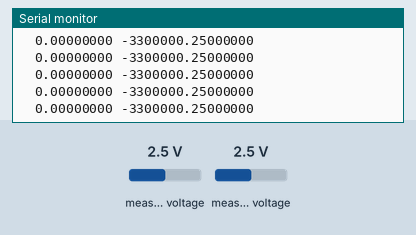
Bench run of a sketch on a simulated ESP32. Shown: the last lines printed to the serial monitor. The inputs (shaded band) are chosen by the test bench; at power-on: measured voltage 2.5 V.

Above: at 1.2 s.
1.3 s: measured voltage (sensor 200) set to 0.1 V
At 1.8 s:
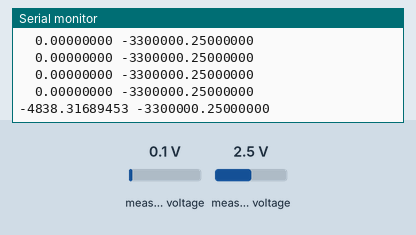
3.6 s: measured voltage (sensor 201) set to 1.2 V
At 3.67 s:
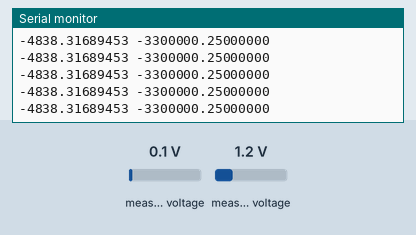
5.1 s: measured voltage (sensor 200) set to 2.5 V
At 5.27 s:
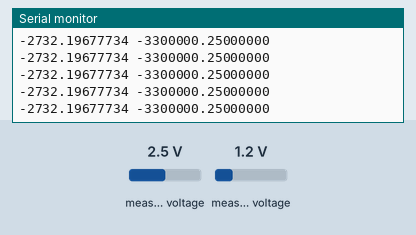
6.6 s: measured voltage (sensor 201) set to 0.1 V
At 6.61 s:
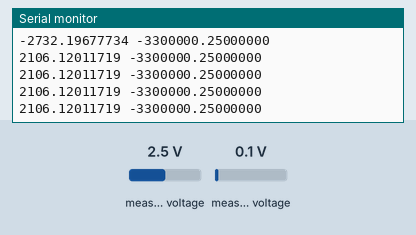
Timing chart, 0 to 9.1 s (numbered marks = the images above; inputs shaded):
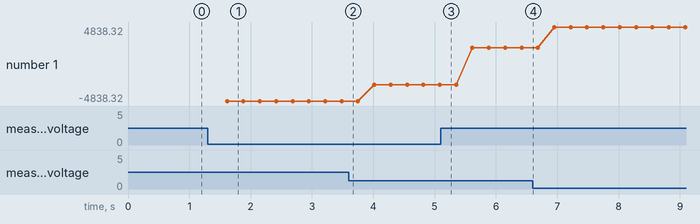

The sketch:

LTC2440_test.ino
```cpp
/*
    Connect the SD card to the following pins:

    sparkfun SD Card | sparkfun esp32 thing
      VCC       3.3
      CS        GPIO13/CS
      DI        GPIO23/MOSI/DI
      SCK       GPIO18/SCK
      DO        GPIO19/MISO/DO
      GND       GND
*/


#include <Wire.h>
#include "Adafruit_ADS1015.h"

#include "SPI.h"
#define CS 13

Adafruit_ADS1115 ads;  /* Use this for the 16-bit version */


void PrintHex83(uint8_t *data, uint8_t length) // prints 8-bit data in hex
{
 char tmp[length*2+1];
 byte first ;
 int j=0;
 for (uint8_t i=0; i<length; i++)
 {
   first = (data[i] >> 4) | 48;
   if (first > 57) tmp[j] = first + (byte)39;
   else tmp[j] = first ;
   j++;

   first = (data[i] & 0x0F) | 48;
   if (first > 57) tmp[j] = first + (byte)39;
   else tmp[j] = first;
   j++;
 }
 tmp[length*2] = 0;
 Serial.print(tmp);
}

void setup() {
    pinMode(CS, OUTPUT);
    digitalWrite(CS, HIGH);
    SPI.begin(18, 19, 23, CS); // sck, miso, mosi, ss
    Serial.begin(115200);

    // The ADC input range (or gain) can be changed via the following
    // functions, but be careful never to exceed VDD +0.3V max, or to
    // exceed the upper and lower limits if you adjust the input range!
    // Setting these values incorrectly may destroy your ADC!
    //                                                                ADS1015  ADS1115
    //                                                                -------  -------
    // ads.setGain(GAIN_TWOTHIRDS);  // 2/3x gain +/- 6.144V  1 bit = 3mV      0.1875mV (default)
    //ads.setGain(GAIN_ONE);        // 1x gain   +/- 4.096V  1 bit = 2mV      0.125mV
    ads.setGain(GAIN_TWO);        // 2x gain   +/- 2.048V  1 bit = 1mV      0.0625mV
    // ads.setGain(GAIN_FOUR);       // 4x gain   +/- 1.024V  1 bit = 0.5mV    0.03125mV
    // ads.setGain(GAIN_EIGHT);      // 8x gain   +/- 0.512V  1 bit = 0.25mV   0.015625mV
    // ads.setGain(GAIN_SIXTEEN);    // 16x gain  +/- 0.256V  1 bit = 0.125mV  0.0078125mV

    ads.begin();

}
uint8_t a, b, c, d;
uint32_t e;
int32_t f;
String msg;
char cmsg[256];
int8_t sign = 1;
float v, vlast;
void loop() {

    int16_t adc0;

//    adc0 = ads.readADC_SingleEnded(0);
    adc0 = ads.readADC_Differential_0_1();

    v = 1000000*(adc0 * 0.0000625) / (100000.0 / 249 + 1);
    sprintf(cmsg, "%12.8f", vlast);
    vlast = v;
    Serial.print(cmsg);

    SPI.beginTransaction(SPISettings(400000, MSBFIRST, SPI_MODE0));
    digitalWrite(CS, LOW);
    a = SPI.transfer(0x00);
    b = SPI.transfer(0x00);
    c = SPI.transfer(0x00);
    d = SPI.transfer(0x00);
    digitalWrite(CS, HIGH);
    SPI.endTransaction();

    e = ((a) << 24) | (b << 16) | (c << 8) | d;
    f = e;
    if ((a & 0x20) == 0)  {
        f = f | 0xe0000000;  // sign extend if negative
    } else {
        f = f & 0x1fffffff;  // get rid of sign bit if positive
    }
    f = f >> 5;  // discard low order bits to leave 24-bit result

    //Serial.println(f);
    v = 1000000*(f * 3.3)/16777215.0;
    sprintf(cmsg, " %12.8f", v);
    Serial.println(cmsg);
    //Serial.println();
    delay(250);

}
```

Measured:
- after the input at 1.3 s, the serial monitor: prints a new line after 0.32 s (image 1)
- plotted number 1: -4838.32 → -2732.2 after the input at 3.6 s, -2732.2 → 2106.12 after the input at 5.1 s, 2106.12 → 4838.32 after the input at 6.6 s
